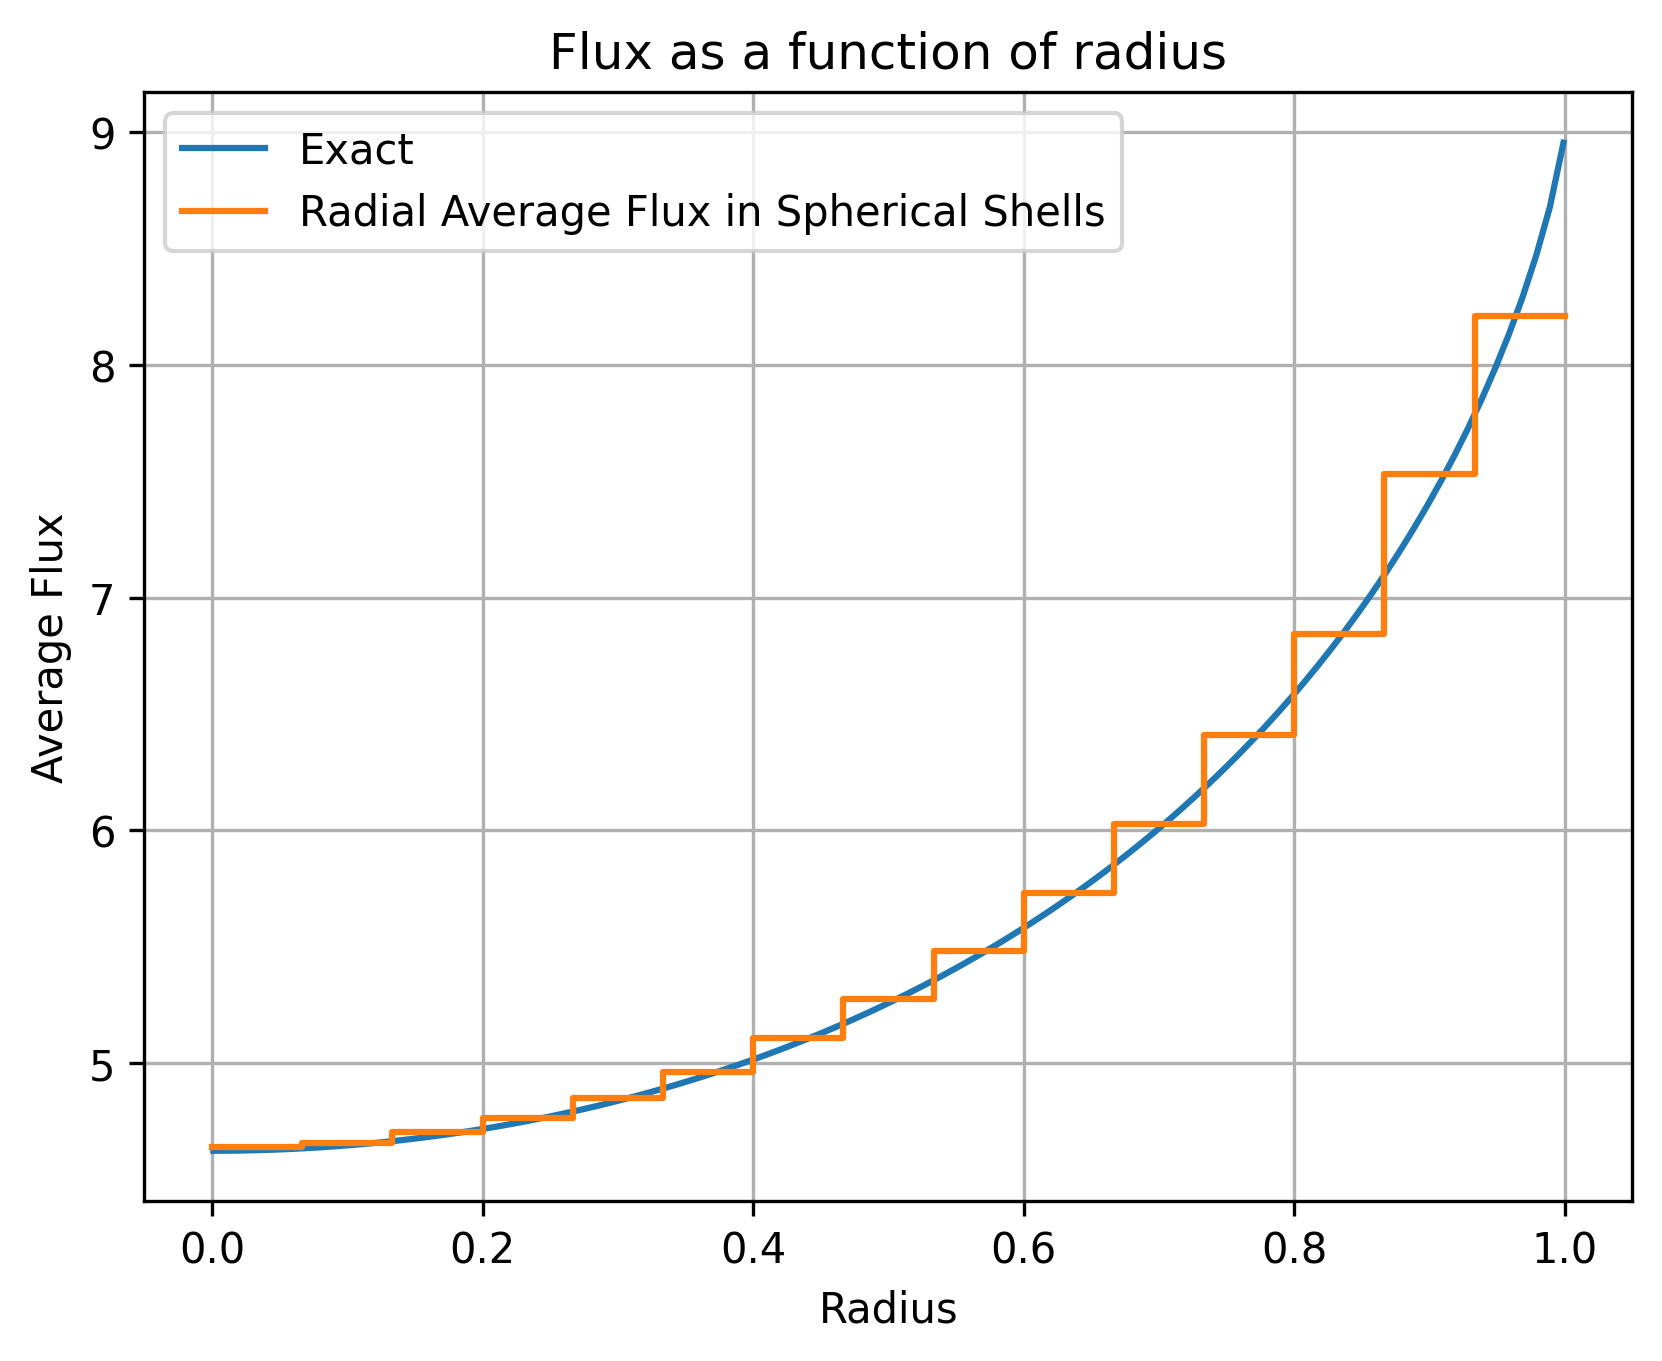

Write the Python code that produced this figure.
#!/usr/bin/env python3
# -*- coding: utf-8 -*-
"""
Problem 1
Chang, B. (2021a, February 19).
Six 1D polar transport test problems for the deterministic and monte-carlo method.
LLNL-TR-819680
https://www.osti.gov/servlets/purl/1769096
"""

import sys
import os
import numpy as np

if "opensn_console" not in globals():
    from mpi4py import MPI
    size = MPI.COMM_WORLD.size
    rank = MPI.COMM_WORLD.rank
    # Append parent directory to locate the pyopensn modules
    sys.path.append(os.path.abspath(os.path.join(os.path.dirname(__file__), "../../../../../")))
    from pyopensn.mesh import FromFileMeshGenerator, PETScGraphPartitioner
    from pyopensn.xs import MultiGroupXS
    from pyopensn.aquad import GLCProductQuadrature3DXYZ
    from pyopensn.solver import DiscreteOrdinatesProblem, SteadyStateSolver
    from pyopensn.fieldfunc import FieldFunctionInterpolationVolume
    from pyopensn.logvol import SphereLogicalVolume, BooleanLogicalVolume

if __name__ == "__main__":

    meshgen = FromFileMeshGenerator(
        filename="./meshes/single_sphere.msh",
        partitioner=PETScGraphPartitioner(type='parmetis'),
    )
    grid = meshgen.Execute()

    # Get measured volumes
    volumes_per_block = grid.ComputeVolumePerBlockID()

    # Define radii per block-ID
    radii = {1: 1.0}

    # Sort block IDs by increasing radius
    block_ids = sorted(volumes_per_block.keys())
    if rank == 0:
        print(block_ids)

    # Check for missing radii
    missing = [blk for blk in block_ids if blk not in radii]
    if missing:
        raise KeyError(f"No radius provided for block IDs: {missing}")

    # Compute exact volumes
    exact_volumes_per_block = {}
    prev_R = 0.0
    for blk in block_ids:
        R = radii[blk]
        exact_volumes_per_block[blk] = (4.0 / 3.0) * np.pi * (R ** 3 - prev_R ** 3)
        prev_R = R

    # Build the ratios array
    ratios = np.array([
        exact_volumes_per_block[blk] / volumes_per_block[blk]
        for blk in block_ids
    ])

    if rank == 0:
        for idx, blk in enumerate(block_ids):
            print(f"Block {blk}: measured = {volumes_per_block[blk]:.11e}, "
                  f"exact = {exact_volumes_per_block[blk]:.11e}, "
                  f"ratio = {ratios[idx]:.6f}")

    # Create and modify XS
    num_groups = 1
    xs_mat = MultiGroupXS()
    sigt = 1.0
    c = 0.0
    xs_mat.CreateSimpleOneGroup(sigma_t=sigt, c=c)

    # Boundary source
    bsrc = [4.0 * np.pi]

    # Angular quadrature
    pquad = GLCProductQuadrature3DXYZ(n_polar=2, n_azimuthal=4)

    # Solver
    phys = DiscreteOrdinatesProblem(
        mesh=grid,
        num_groups=num_groups,
        groupsets=[
            {
                "groups_from_to": (0, num_groups - 1),
                "angular_quadrature": pquad,
                "inner_linear_method": "petsc_gmres",
                "angle_aggregation_type": "single",
                "angle_aggregation_num_subsets": 1,
                "l_max_its": 500,
                "l_abs_tol": 1.0e-6,
                "gmres_restart_interval": 30,
            },
        ],
        xs_map=[
            {"block_ids": [1], "xs": xs_mat},
        ],
        options={
            "scattering_order": 0,
            "boundary_conditions": [
                {"name": "xmin", "type": "isotropic", "group_strength": bsrc},
                {"name": "xmax", "type": "isotropic", "group_strength": bsrc},
                {"name": "ymin", "type": "isotropic", "group_strength": bsrc},
                {"name": "ymax", "type": "isotropic", "group_strength": bsrc},
                {"name": "zmin", "type": "isotropic", "group_strength": bsrc},
                {"name": "zmax", "type": "isotropic", "group_strength": bsrc},
            ],
        },
    )

    ss_solver = SteadyStateSolver(lbs_problem=phys)
    ss_solver.Initialize()
    ss_solver.Execute()

    # Export
    fflist = phys.GetFieldFunctions()

    # Compute the average flux over a logical volume
    def average_flx_logvol(logvol):
        ffvol = FieldFunctionInterpolationVolume()
        ffvol.SetOperationType("avg")
        ffvol.SetLogicalVolume(logvol)
        ffvol.AddFieldFunction(fflist[0])
        ffvol.Initialize()
        ffvol.Execute()
        avgval = ffvol.GetValue()
        return avgval

    # Compute the average flux over spherical shells
    def compute_average_flux(N_logvols, r_max):
        r_vals = np.linspace(0, r_max, N_logvols + 1)
        avg_flx = np.zeros(N_logvols)
        for i in range(N_logvols):
            if i != 0:
                inner_vol = SphereLogicalVolume(r=r_vals[i])
                outer_vol = SphereLogicalVolume(r=r_vals[i + 1])
                logvol = BooleanLogicalVolume(parts=[
                    {"op": True, "lv": outer_vol},
                    {"op": False, "lv": inner_vol},
                ])
            else:
                logvol = SphereLogicalVolume(r=r_vals[i + 1])
            avg_flx[i] = average_flx_logvol(logvol)
        return r_vals, avg_flx

    # Perform the calculation
    N_logvols = 15
    r_vals, avg_flx = compute_average_flux(N_logvols, 1)
    if rank == 0:
        for r, v in zip(r_vals[1:], avg_flx):
            print("end-radius: {:.2f}, avg-value: {:.6f}".format(r, v))

    # Compute the analytical answer
    from scipy.special import exp1

    def E2(x):
        return np.exp(-x) - x * exp1(x)

    def get_phi(r, psi, r_max, sig):
        term1 = (np.exp(-sig * (r_max - r)) - np.exp(-sig * (r_max + r))) / sig
        term2 = (r + r_max) * E2(sig * (r_max - r))
        term3 = (r_max - r) * E2(sig * (r_max + r))
        phi = psi / (2 * r) * (term1 + term2 - term3)
        return phi

    if rank == 0:
        r_max = radii[1]
        eps = 1e-3
        psi = 2 * np.pi
        r_fine = np.linspace(0.0 + eps, r_max - eps, 100)
        exact_phi = np.zeros_like(r_fine)
        for i, r in enumerate(r_fine):
            exact_phi[i] = get_phi(r, psi, r_max, sigt)

        import matplotlib.pyplot as plt

        plt.figure()
        plt.plot(r_fine, exact_phi, label='Exact')
        plt.step(r_vals, np.append(avg_flx, avg_flx[-1]), where='post',
                 label='Radial Average Flux in Spherical Shells')
        plt.xlabel("Radius")
        plt.ylabel("Average Flux")
        plt.title("Flux as a function of radius")
        plt.grid(True)
        plt.legend()
        plt.savefig("Problem_1.png", dpi=300, bbox_inches='tight')
        plt.show()
